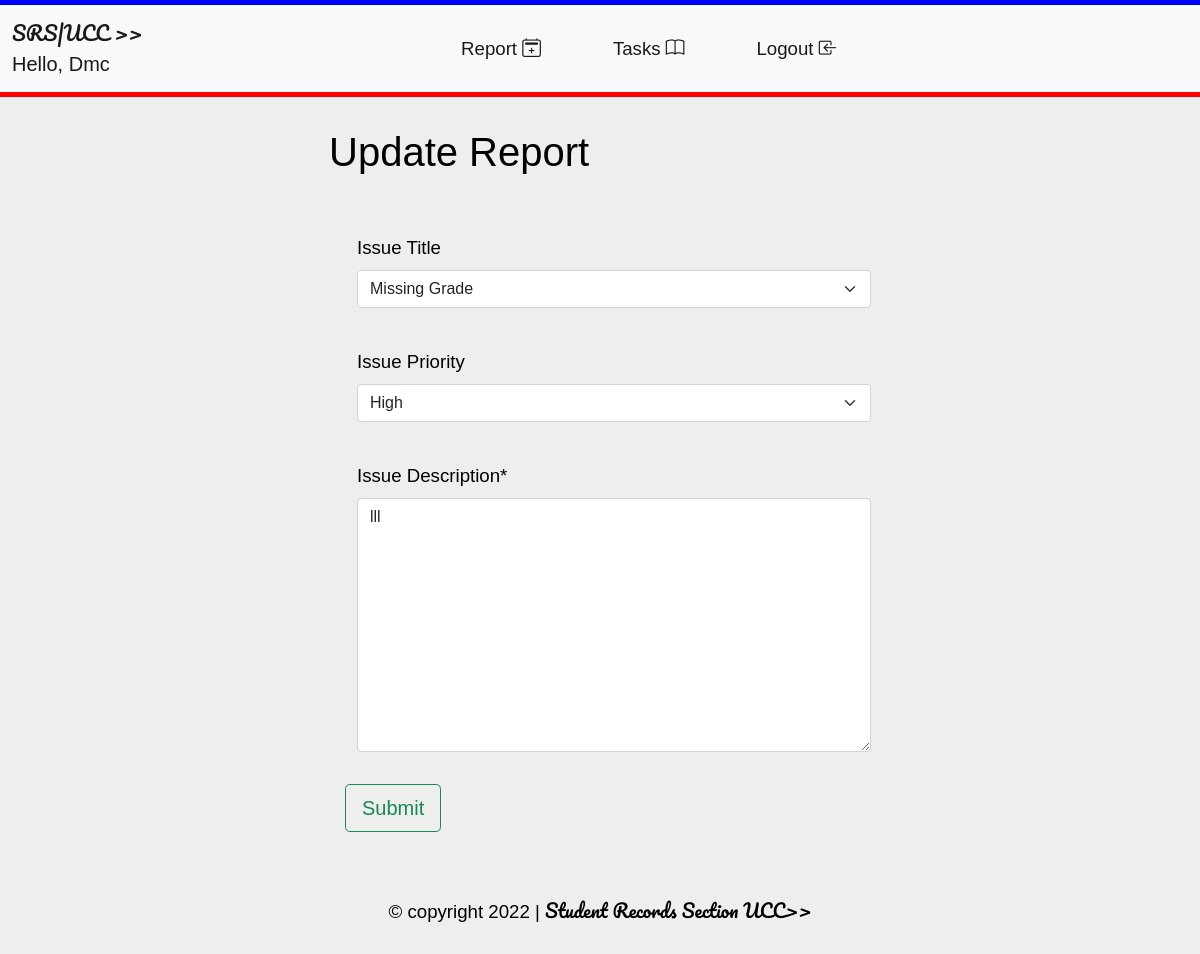
Screenshot of /issues_update/7/ (signed in) with the database file from the repository.
### srs/models.py (models this page shows)
class User(AbstractUser):
    is_customer = models.BooleanField(default=False)
    is_employee = models.BooleanField(default=False)
    is_admin = models.BooleanField(default=False)
    first_name = models.CharField(max_length=100)
    last_name = models.CharField(max_length=100)

class Issues(models.Model):
    Issuer = models.ForeignKey(User, on_delete=models.CASCADE, null=True, blank=True)
    Issue_Title = models.ForeignKey(IssuesTypes, on_delete=models.CASCADE, null=True, blank=True)
    Issue_Priority = models.ForeignKey(IssuesPriority, on_delete=models.CASCADE, null=True, blank=True)
    Issue_Progress = models.ForeignKey(IssuesProgress, on_delete=models.CASCADE, null=True, blank=True)
    Issue = models.BooleanField(default=True)
    Issue_Approve = models.BooleanField(default=False)
    Issue_Description = models.TextField(null=False, blank=False)
    Issue_Created_On = models.DateTimeField(auto_now_add=True)
    Issue_Closed_By = models.CharField(max_length=200,null=True, blank=True)
    Issue_Closed_On = models.CharField(max_length=200, null=True, blank=True)
    Issue_Complete = models.BooleanField(default=False)
    Issue_Solution_Summary = models.TextField(null=True, blank=True)

### srs/views.py (the view)
# urls.py: path('issues_update/<int:pk>/',IssueUpdateView.as_view(), name='update'),
class IssueUpdateView(LoginRequiredMixin, UpdateView):
    model = Issues
    context_object_name = 'issue'
    fields = [ "Issue_Title","Issue_Priority",
    "Issue_Description","Issue_Progress","Issue_Complete",
    "Issue_Solution_Summary","Issue_Approve"
    ]
    template_name = 'srs/issue_update.html'
    success_url = reverse_lazy('list')

### srs/models.py (called while the page is built)
    def __str__(self):
        return self.Type_Title

    def __str__(self):
        return self.Priority_Title

### srs/templates/srs/issue_update.html (shortened to what this page needs)
{% extends "srs/base.html"%}
{% block content %}
{% load crispy_forms_tags %}
{%if request.user.is_authenticated %}
<br><br>
<div class="container  p-3">
<div class="row">
    <div class="col-md-6  contain">
        <div class="">
            <h1 class="">Update Report </h1>
            <form method="POST" action="{%url 'update' issue.pk%}">
              <div class="form-check">{%if request.user.is_customer %} </div>
              <div class="form-check">  <p class="p-1"> {{form.Issue_Title | as_crispy_field}}</div>
              <div class="form-check"><p class="p-1">   {{form.Issue_Priority | as_crispy_field}}</p></div>
             <div class="form-check">  <p class="p-1"> {{form.Issue_Description | as_crispy_field}}</p> </div>
              {%endif%}
              <input class="m-3 btn btn-outline-success  btn-lg" type="Submit" vlaue= "Submit" name="Submit" id="">
          </form>
          </div>
        </div>
</div>
  </div>
  {%else%}
  <td><a class="btn btn-outline-danger text-center" href="{% url 'login'%}"> Login </a></td>
  {%endif%}
{% endblock content %}

### srs/templates/srs/base.html (shortened to what this page needs)
<!doctype html>
{% load static %}
<html lang="en">
  <head>
    <link href="https://cdn.jsdelivr.net/npm/bootstrap@5.0.2/dist/css/bootstrap.min.css"
    rel="stylesheet"
>
    <link rel="stylesheet" href="https://cdn.jsdelivr.net/npm/bootstrap-icons@1.3.0/font/bootstrap-icons.css">
  </head>
  <body>
    <nav class="navbar navbar-expand-lg navbar-light bg-light fixed-top">
      <div class="container-fluid">
        <a class="navbar-brand" href="{%url 'base-home'%}"><span class="logo">SRS|UCC >>
        </span><br>Hello, {{request.user|title}} </a>
        {%if request.user.is_authenticated %}
        <div class="collapse navbar-collapse" id="navbarSupportedContent">
          <ul class="navbar-nav m-auto mb-2 mb-lg-0">
            <li class="nav-item me-5">
              <a class="nav-link active p-2 m-1" aria-current="page" href="{%url 'create'%}">
                 Report <i class="bi bi-calendar2-plus"></i></a>
            </li>
            {%if request.user.is_customer %}
            <li class="nav-item me-5">
              <a class="nav-link active p-2 m-1" aria-current="page" href="{%url 'list'%}">
                Tasks <i class="bi bi-book"></i> </a>
            </li>
            {%endif%}
            <li class="nav-item me-5">
              <a class="nav-link  active p-2 m-1" aria-current="page" href="{%url 'logout'%}">
                Logout <i class="bi bi-box-arrow-in-left"></i></a>
            </li>
            {%else%}
            <li class="nav-item me-5">
              <a class="nav-link  active p-2 m-1" aria-current="page" href="{%url 'login'%}">
               Login <i class="bi bi-box-arrow-in-right"></i></a>
            </li>
            {%endif%}
          </ul>
        </div>
      </div>
    </nav>
    <br> <br>
    {% block content %}{% endblock %}
    <div class="container-fluid  text-center  mt-2">
<p class="p-4">&copy copyright 2022 | <span class="logo"> Student Records Section UCC>></span></p>
    </div>
  </body>
</html>

### srs/templates/srs/base.html (style rules this page uses)
h1,h2,h3,h4,h5,h6 { font-family: 'Raleway', sans-serif; }
.contain { margin: auto; }
a { text-decoration: none; color: #0438A2; }
body { font-family: 'Mingzat', sans-serif; font-size: 14pt; background-color: #EEEEEE; color: black; }
.logo { font-family: 'Pacifico', cursive; }
.navbar { border-bottom: 5px solid red; border-top: 5px solid blue; }
.bi { font-size: 14pt; }

### rows the page displays
User: user "Dmc"
Issues: Issue_Title "Missing Grade", Issue_Priority "High", Issue_Description "lll"
